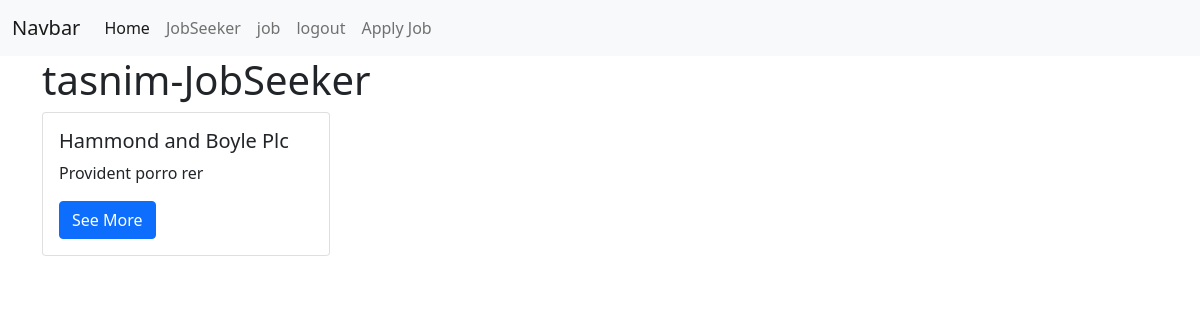
The page /deshboard (signed in) on the database as committed earlier.
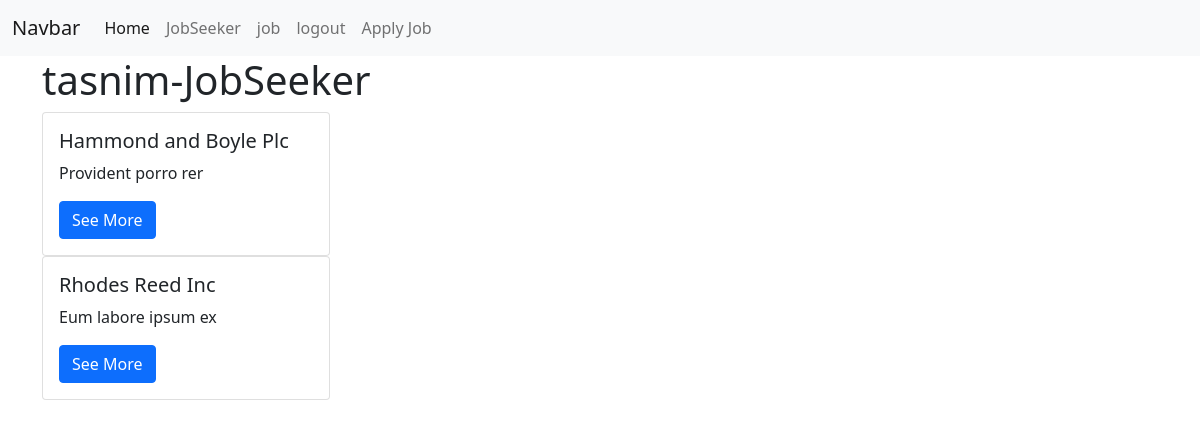
The same page on the database as committed later.
### jobApp/models.py (models this page shows, shortened)
class RecProfile(models.Model):
    user = models.OneToOneField(UserModel,on_delete=models.CASCADE,null=True)
    company_name = models.CharField(max_length=100,null=True)
    company_description = models.TextField(null=True)
    company_location = models.CharField(max_length=100,null=True)

### jobApp/views.py (the view)
# urls.py: path('deshboard',deshboard,name='deshboard'),
@login_required
def deshboard(request):
     form = RecProfile.objects.all()
     context = {
          'form' : form,
          'btn' : 'See More'
     }
     return render(request,'pages/deshboard.html',context)

### jobApp/models.py (called while the page is built)
    def __str__(self):
        return self.username

### jobApp/templates/pages/deshboard.html
{% extends 'auth/base.html' %}
{% block body %}
<h1>{{request.user}}-{{request.user.user_types}}</h1>
{% for i in form %}
<div class="card" style="width: 18rem;">
  <div class="card-body">
    <h5 class="card-title">{{i.company_name}}</h5>
    <p class="card-text">{{i.company_description}}</p>
    <a href="#" class="btn btn-primary">{{btn}}</a>
  </div>
</div>
{% endfor %}
{% endblock body %}

Rows that differ between the two databases and show on the page:
added RecProfile: company_name "Rhodes Reed Inc", company_description "Eum labore ipsum ex", btn "See More"
